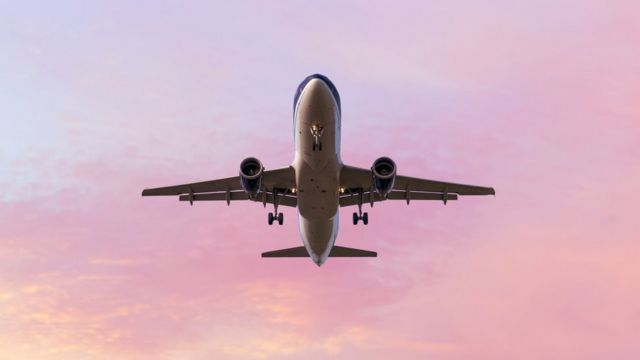
#> input picture AVIAO_01.jpg, 640 x 360 px
$ python operadorMorfologico.py
#> lines starting #> are read from the running program, lines starting #| are printed output that depends on the picture; after the words box and inside, x2 and y2 are one past the last pixel; in counts of white or black regions, pixels touching at a corner belong together
import numpy as np
import math
import cv2
import matplotlib.pyplot as plt

#Importa e converta para RGB
img = cv2.imread('AVIAO_01.jpg')
#> img is the input picture: shape (360, 640, 3); mean B, G, R 193.2, 177.8, 212.5
img = cv2.cvtColor(img, cv2.COLOR_BGR2RGB)

#Filtro de ruído (bluring)
img_blur = cv2.blur(img,(5,5))

#Convertendo para preto e branco (RGB -> Gray Scale -> BW)
img_gray = cv2.cvtColor(img_blur, cv2.COLOR_RGB2GRAY)
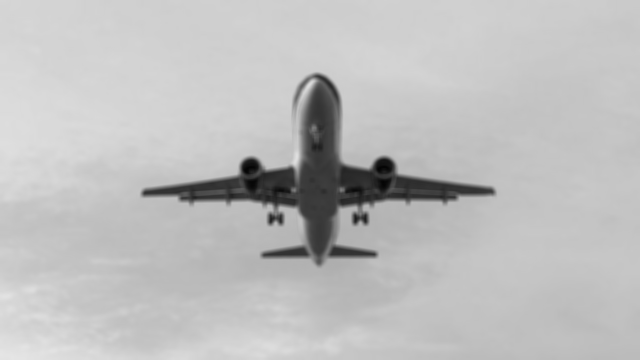
#> img_gray: shape (360, 640); min 3, max 229, mean 190
a = img_gray.max()
#> a = 229
_, thresh = cv2.threshold(img_gray, a/2+100, a,cv2.THRESH_BINARY_INV)
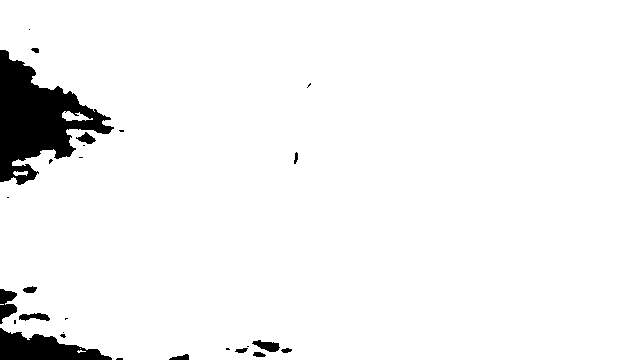
#> thresh: shape (360, 640); values 0 (black) and 229 (white), 95.5% white; 27 black regions (14 under 20 px), largest, box (x1, y1, x2, y2) and area: (0, 50, 114, 185) 7061, (0, 328, 112, 360) 2051, (0, 289, 17, 324) 379

#preparando o "kernel"
kernel = np.ones((12,12), np.uint8)


#operadores Morfologicos
img_dilate = cv2.dilate(thresh,kernel,iterations = 1)
#> img_dilate: shape (360, 640); values 0 (black) and 229 (white), 97.7% white; 4 black regions (2 under 20 px), largest, box (x1, y1, x2, y2) and area: (0, 56, 73, 176) 4261, (0, 337, 96, 360) 1128
img_erode = cv2.erode(thresh,kernel,iterations = 1)
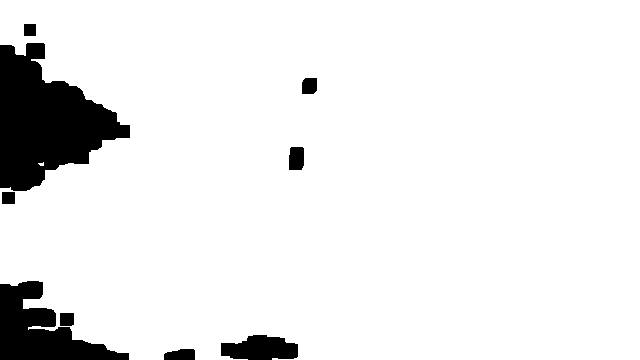
#> img_erode: shape (360, 640); values 0 (black) and 229 (white), 91.8% white; 9 black regions, largest, box (x1, y1, x2, y2) and area: (0, 43, 130, 191) 11003, (0, 281, 129, 360) 4996, (221, 335, 298, 360) 1475
img_open = cv2.morphologyEx(thresh, cv2.MORPH_OPEN, kernel)
#> img_open: shape (360, 640); values 0 (black) and 229 (white), 94.7% white; 10 black regions (4 under 20 px), largest, box (x1, y1, x2, y2) and area: (0, 51, 125, 186) 8388, (0, 287, 124, 360) 3212, (227, 341, 293, 360) 517, (171, 355, 190, 360) 57, (32, 49, 40, 54) 38, (295, 153, 299, 165) 32
img_close = cv2.morphologyEx(thresh, cv2.MORPH_CLOSE, kernel)
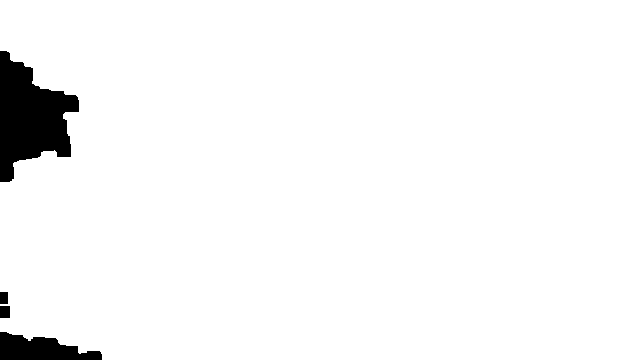
#> img_close: shape (360, 640); values 0 (black) and 229 (white), 96.5% white; 4 black regions, box (x1, y1, x2, y2) and area: (0, 51, 79, 182) 6037, (0, 332, 102, 360) 1853, (0, 306, 10, 318) 120, (0, 292, 8, 304) 96
img_grad = cv2.morphologyEx(thresh, cv2.MORPH_GRADIENT, kernel)
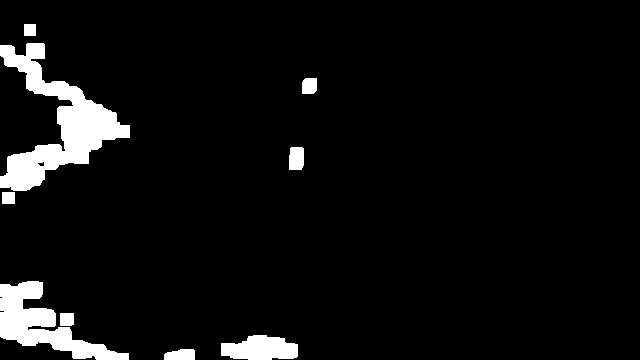
#> img_grad: shape (360, 640); values 0 (black) and 229 (white), 5.8% white; 9 white regions, largest, box (x1, y1, x2, y2) and area: (0, 43, 130, 191) 6742, (0, 281, 129, 360) 3862, (221, 335, 298, 360) 1475
img_tophat = cv2.morphologyEx(thresh, cv2.MORPH_TOPHAT, kernel)
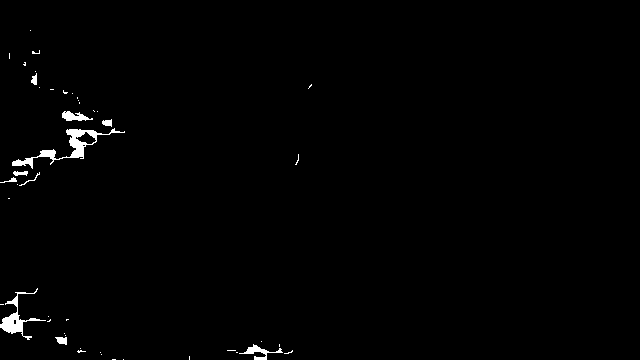
#> img_tophat: shape (360, 640); values 0 (black) and 229 (white), 0.93% white; 46 white regions (36 under 20 px), largest, box (x1, y1, x2, y2) and area: (12, 128, 125, 169) 790, (0, 288, 46, 340) 513, (239, 344, 283, 360) 207
img_blackhat = cv2.morphologyEx(thresh, cv2.MORPH_BLACKHAT, kernel)
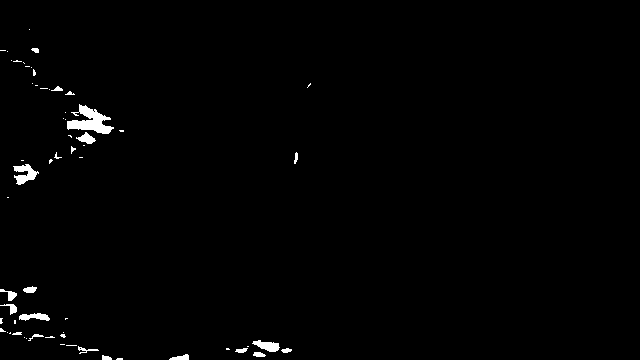
#> img_blackhat: shape (360, 640); values 0 (black) and 229 (white), 1.1% white; 62 white regions (41 under 20 px), largest, box (x1, y1, x2, y2) and area: (67, 104, 114, 134) 686, (13, 164, 39, 185) 286, (252, 340, 280, 352) 196

# Plot the images
imagens = [img, img_blur,  img_gray,thresh,img_erode,img_dilate, img_open, img_close, img_grad,
          img_tophat, img_blackhat]

formatoX = math.ceil(len(imagens)**.5)
#> formatoX = 4
if (formatoX**2-len(imagens))>formatoX:
    formatoY = formatoX-1
#> formatoY = 3
else:
    formatoY = formatoX

for i in range(len(imagens)):
    plt.subplot(formatoY, formatoX, i + 1)
    plt.imshow(imagens[i],'gray')
    plt.xticks([]),plt.yticks([])
#> this loop made 11 passes
plt.show()
